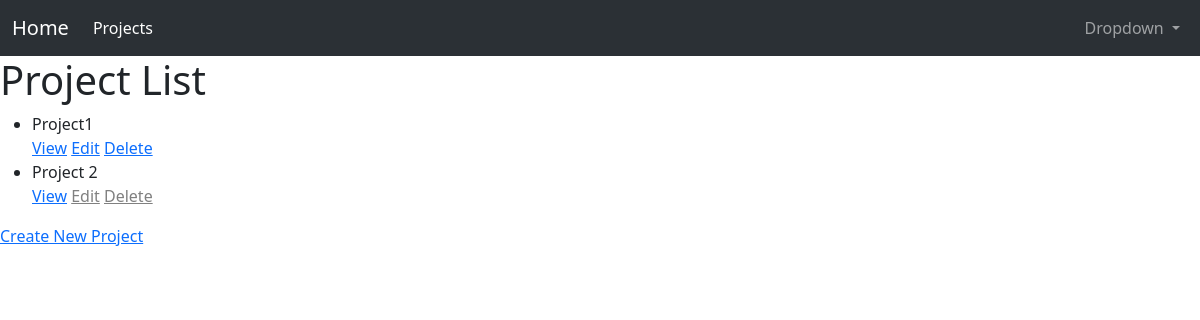
Page /projects/ (signed in) on the committed database.
### projects/models.py (models this page shows, shortened)
class Project(models.Model):
    name                        = models.CharField(max_length=255, blank=False, null=False)
    description                 = models.TextField(blank=False, null=False)
    time_frame_for_completion   = models.DateField(blank=False, null=False)
    time_created                = models.DateTimeField(auto_now_add=True, blank=False, null=False)
    time_updated = models.DateTimeField(auto_now=True, blank=False, null=False)
    users = models.ManyToManyField(CustomUser, related_name='projects', through='Membership')
    ACTIVE = 'A'
    COMPLETED = 'C'
    DORMANT = 'D'
    STATUS_CHOICES = (
        (ACTIVE, "Active"),
        (COMPLETED, "Completed"),
        (DORMANT, "Dormant"),
    )
    status = models.CharField(
        max_length=1,
        choices = STATUS_CHOICES,
        default = ACTIVE,
    )
    def is_team_member(self, user):
        return self.membership_set.filter(user=user, role__in=['Team Member', 'Team Lead']).exists()
    def is_team_lead(self, user):
        return self.membership_set.filter(user=user, role=Membership.TEAM_LEAD).exists()

### projects/views.py (the view)
# urls.py: path('', ProjectListView.as_view(), name='projects-list'),
class ProjectListView(ListView):
    template_name = 'projects/project_list.html'
    queryset = Project.objects.all()
    def get_context_data(self, **kwargs):
        context = super().get_context_data(**kwargs)
        projects = self.get_queryset()
        user_projects = []
        for project in projects:
            is_team_member = project.is_team_member(self.request.user)
            is_team_lead = project.is_team_lead(self.request.user)
            user_projects.append((project, is_team_member, is_team_lead))
        context['user_projects'] = user_projects
        context['is_superuser'] = self.request.user.is_superuser
        return context

### projects/templates/projects/project_list.html (shortened to what this page needs)
{% extends 'base.html' %}
{% block content %}
        <h1>Project List</h1>
        <ul>
            {% for project, is_team_member, is_team_lead in user_projects %}
                <li>{{ project.name }}</li>
                <a href="{% url 'projects:projects-detail' project.pk %}">View</a>
                {% if is_team_member or is_superuser %}
                    <a href="{% url 'projects:projects-update' project.pk %}">Edit</a>
                {% else %}
                    <a href="#" style="color: gray;" data-toggle="tooltip" title="Must be project team member to edit">Edit</a>
                {% endif %}
                {% if is_team_lead or is_superuser %}
                    <a href="{% url 'projects:projects-delete' project.pk %}">Delete</a>
                {% else %}
                    <a href="#" style="color: gray;" data-toggle="tooltip" title="Must be project team lead to delete">Delete</a>
                {% endif %}
            {% endfor %}
        </ul>
        <a href="{% url 'projects:projects-create' %}">Create New Project</a>
{% endblock %}

### rows in the picture
Project: name "Project1", shows "Edit", shows "Delete"
Project: name "Project 2", shows "Edit", shows "Delete"
